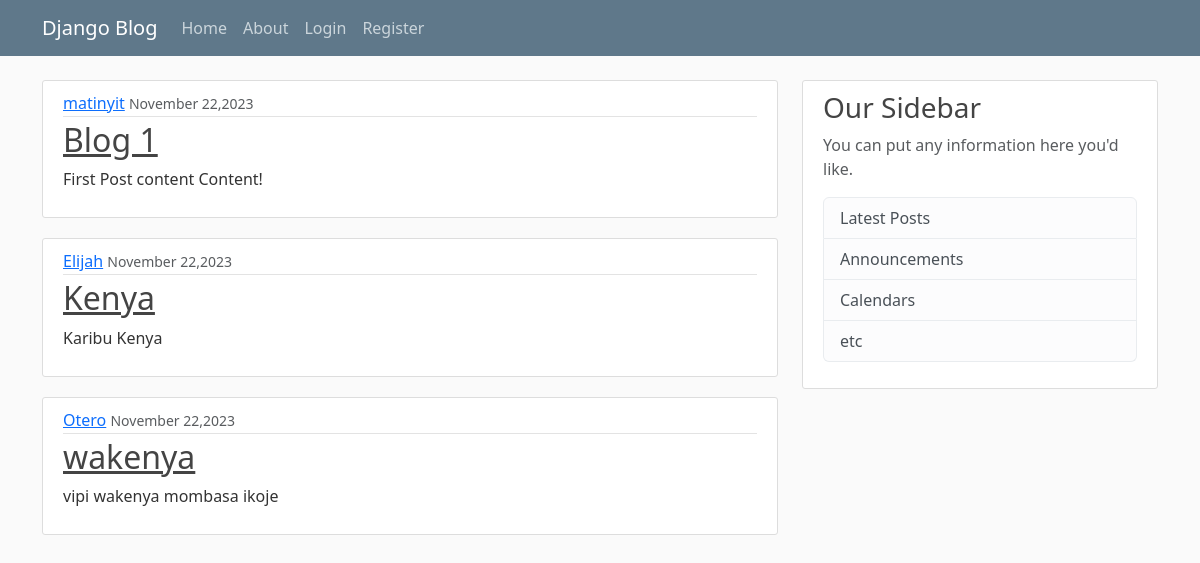
The page / on the database its author committed.
### tekeza/models.py (models this page shows)
class Post(models.Model):
    title = models.CharField(max_length=100)
    content = models.TextField()
    date_posted = models.DateTimeField(default=timezone.now)
    author = models.ForeignKey(User,on_delete=models.CASCADE)

### tekeza/views.py (the view)
# urls.py: 2. Add a URL to urlpatterns:  path('', views.home, name='home')
def home(request):
   context = {
            'posts': Post.objects.all(),
            'user': request.user
   }
   return render(request, 'tekeza/index.html', context)

### tekeza/templates/tekeza/index.html (shortened to what this page needs)
{% extends "tekeza/base.html"%}
{% block content %}
    {%for post in posts %}
      <article class="media content-section">
        <div class="media-body">
          <div class="article-metadata">
            <a class="mr-2" href="#">{{ post.author }}</a>
            <small class="text-muted">{{ post.date_posted|date:"F d,Y" }}</small>
          </div>
          <h2><a class="article-title" href="#">{{ post.title }}</a></h2>
          <p class="article-content">{{ post.content }}</p>
        </div>
      </article>
    {%endfor%}
{% endblock content %}

### tekeza/templates/tekeza/base.html (shortened to what this page needs)
{% load static %}
<!DOCTYPE html>
<html lang="en">
<head>
    <link href="https://cdn.jsdelivr.net/npm/bootstrap@5.3.2/dist/css/bootstrap.min.css" rel="stylesheet"
>
    <link rel="stylesheet" type="text/css" href="{% static 'tekeza/main.css' %}">
</head>
<body>
    <header class="site-header">
        <nav class="navbar navbar-expand-md navbar-dark bg-steel fixed-top">
          <div class="container">
            <a class="navbar-brand mr-4" href="/">Django Blog</a>
            <div class="collapse navbar-collapse" id="navbarToggle">
              <div class="navbar-nav mr-auto">
                <a class="nav-item nav-link" href="{% url 'tekeza-home'%}">Home</a>
                <a class="nav-item nav-link" href="{% url 'tekeza-about'%}">About</a>
              </div>
              <div class="navbar-nav">
                <a class="nav-item nav-link" href="#">Login</a>
                <a class="nav-item nav-link" href="#">Register</a>
              </div>
            </div>
          </div>
        </nav>
      </header>
    <main role="main" class="container">
        <div class="row">
          <div class="col-md-8">
            {% block content %}{% endblock %}
          </div>
          <div class="col-md-4">
            <div class="content-section">
              <h3>Our Sidebar</h3>
              <p class='text-muted'>You can put any information here you'd like.
                <ul class="list-group">
                  <li class="list-group-item list-group-item-light">Latest Posts</li>
                  <li class="list-group-item list-group-item-light">Announcements</li>
                  <li class="list-group-item list-group-item-light">Calendars</li>
                  <li class="list-group-item list-group-item-light">etc</li>
                </ul>
              </p>
            </div>
          </div>
        </div>
      </main>
</body>
</html>

### tekeza/static/tekeza/main.css (style rules this page uses)
body { background: #fafafa; color: #333333; margin-top: 5rem; }
h1, h2, h3, h4, h5, h6 { color: #444444; }
ul { margin: 0; }
.bg-steel { background-color: #5f788a; }
.site-header .navbar-nav .nav-link { color: #cbd5db; }
.content-section { background: #ffffff; padding: 10px 20px; border: 1px solid #dddddd; border-radius: 3px; margin-bottom: 20px; }
.article-title { color: #444444; }
.article-content { white-space: pre-line; }
.article-metadata { padding-bottom: 1px; margin-bottom: 4px; border-bottom: 1px solid #e3e3e3 }

### rows shown on the page
Post: author "matinyit", date_posted "November 22,2023", title "Blog 1", content "First Post content Content!"
Post: author "Elijah", date_posted "November 22,2023", title "Kenya", content "Karibu Kenya"
Post: author "Otero", date_posted "November 22,2023", title "wakenya", content "vipi wakenya mombasa ikoje"
